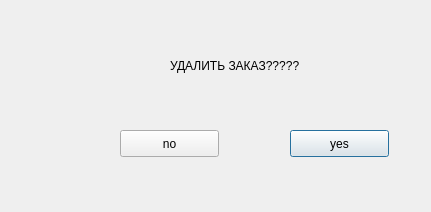
<?xml version="1.0" encoding="UTF-8"?>
<ui version="4.0">
 <class>delOrderDialog</class>
 <widget class="QDialog" name="delOrderDialog">
  <property name="geometry">
   <rect>
    <x>0</x>
    <y>0</y>
    <width>431</width>
    <height>212</height>
   </rect>
  </property>
  <property name="windowTitle">
   <string>Dialog</string>
  </property>
  <widget class="QLabel" name="label">
   <property name="geometry">
    <rect>
     <x>170</x>
     <y>30</y>
     <width>191</width>
     <height>71</height>
    </rect>
   </property>
   <property name="text">
    <string>УДАЛИТЬ ЗАКАЗ?????</string>
   </property>
  </widget>
  <widget class="QPushButton" name="pushButton">
   <property name="geometry">
    <rect>
     <x>290</x>
     <y>130</y>
     <width>99</width>
     <height>27</height>
    </rect>
   </property>
   <property name="text">
    <string>yes</string>
   </property>
  </widget>
  <widget class="QPushButton" name="pushButton_2">
   <property name="geometry">
    <rect>
     <x>120</x>
     <y>130</y>
     <width>99</width>
     <height>27</height>
    </rect>
   </property>
   <property name="text">
    <string>no</string>
   </property>
  </widget>
 </widget>
 <resources/>
 <connections/>
</ui>
